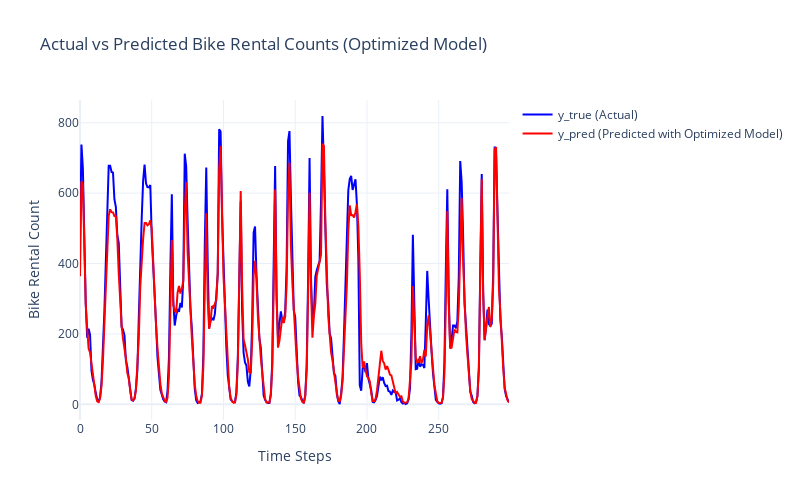

Here is the notebook cell this chart was saved with:
### Code cell
plot_actual_vs_predicted(
    y_true=y_test,
    y_pred=y_test_pred_optimized,
    n=n,
    title="Actual vs Predicted Bike Rental Counts (Optimized Model)",
)

### Figure 1 — Plotly figure (JSON) as saved in the notebook; plotly's stock layout.template omitted (floating-point values rounded to 4 significant figures; data arrays with more than 128 entries replaced by an {"elided": "..."} marker saying what was removed)
{"data": [{"line": {"color": "blue", "width": 2}, "mode": "lines", "name": "y_true (Actual)", "type": "scatter", "x": {"elided": "300 int values"}, "y": {"elided": "300 float values"}}, {"line": {"color": "red", "width": 2}, "mode": "lines", "name": "y_pred (Predicted with Optimized Model)", "type": "scatter", "x": {"elided": "300 int values"}, "y": {"elided": "300 float values"}}], "layout": {"height": 500, "hovermode": "x unified", "title": {"text": "Actual vs Predicted Bike Rental Counts (Optimized Model)"}, "width": 800, "xaxis": {"title": {"text": "Time Steps"}}, "yaxis": {"title": {"text": "Bike Rental Count"}}}}
